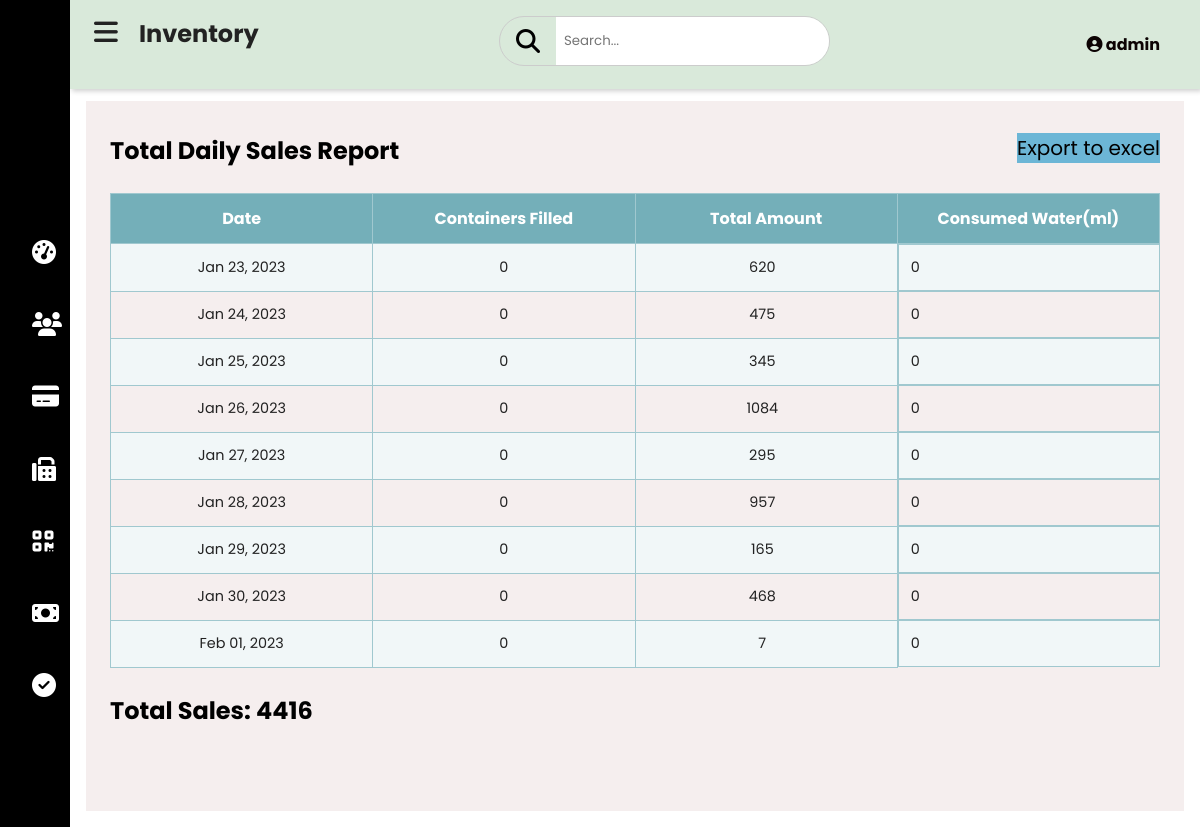
The app's page /inventory.php (signed in), older data.
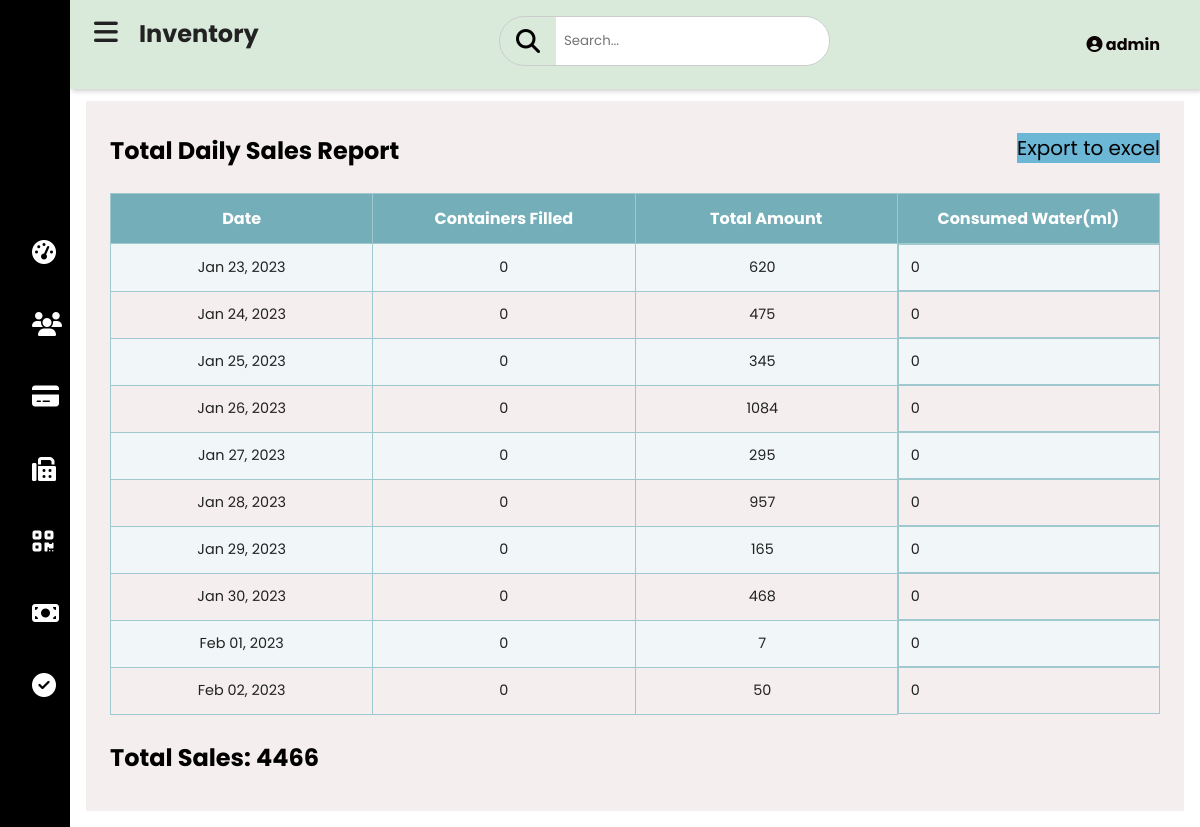
The same page, newer data.
### tables this page shows
CREATE TABLE `daily_amount` (
  `daily_amount_id` int(11) NOT NULL,
  `tx_date` varchar(30) DEFAULT NULL,
  `containers_filled` int(255) NOT NULL,
  `total_amount` int(255) NOT NULL,
  `total_volume` int(255) NOT NULL
);

### inventory.php (the view, shortened to what this page needs)
<?php
include("dashboard.php");
$id = $_SESSION['login_id'];
$query_admin_username = $pdo->prepare("SELECT * FROM login a INNER JOIN  admin b
ON a.admin_id = b.admin_id WHERE a.login_id = '$id'");
$query_admin_username->execute();
$row = $query_admin_username->fetch();
$username = $row['username'];
?>
<!DOCTYPE html>
<html>
<html lang="en">
<head>
  <link rel="stylesheet" href="css/inventory.css">
</head>
    <body>
    <div class="main-content">
      <header>
        <h2>
          <label for="nav-toggle">
            <span class="fas fa-bars"></span>
          </label>
          Inventory
        </h2>
        <div class="search-wrapper">
          <span class="fas fa-search"> </span>
          <input type="search" placeholder="Search..." />
        </div>
        <div class="user-wrapper">
        <div class="user-wrapper">
<div class="dropdown">
<h4 class="dropbtn"><i class="fas fa-user-circle"></i>&nbsp;<?php echo $username;?> </h4>
</div>
         </div>
        </div>
      </header>
     <main>
<div class="container">
	<div class="well-sm col-sm-12">
		<div class="btn-group pull-right">
			<form action="generate_excel.php" method="post">
				<button type="submit" id="export_data" name='export_data' value="Export to excel" class="btn btn-info">Export to excel</button>
			</form>
      <h2 >Total Daily Sales Report </h2>
<br>
      <table>
  <tr>
    <th>Date</th>
    <th>Containers Filled</th>
    <th>Total Amount</th>
    <th>Consumed Water(ml)</th>
  </tr>
<?php
$query = $pdo->prepare("SELECT * FROM daily_amount  " );
$query->execute();
while($rows = $query->fetch()){
  $tx_date  = $rows['tx_date']  ;
  $total = $rows['containers_filled'];
  $total_amount = $rows['total_amount'];
  $total_volume = $rows['total_volume'];
?>
<tr>
<td><?php echo date('M d, Y',strtotime($tx_date));?><br></td>
<td><?php echo   $total;?></td>
<td><?php echo  $total_amount;?> &nbsp; <br></td>
<td><?php echo  $total_volume;?></td>
<?php
}
  ?>
</table>
<?php
    $query_sum = $pdo->prepare("SELECT sum(total_amount) as total from daily_amount " );
    $query_sum->execute();
    $rows = $query_sum->fetch();
    $total = $rows['total'];
 ?>
 <br>
<h2> <td class="total" >Total  Sales: <?php echo $total;?></td></h2>
        </main>
    </body>
</html>

Row changes from the older to the newer data that the page shows:
added daily_amount: tx_date "Feb 02, 2023", containers_filled "0", total_amount "50", total_volume "0"
Text that changed along with them:
$total: "4416" → "4466"
